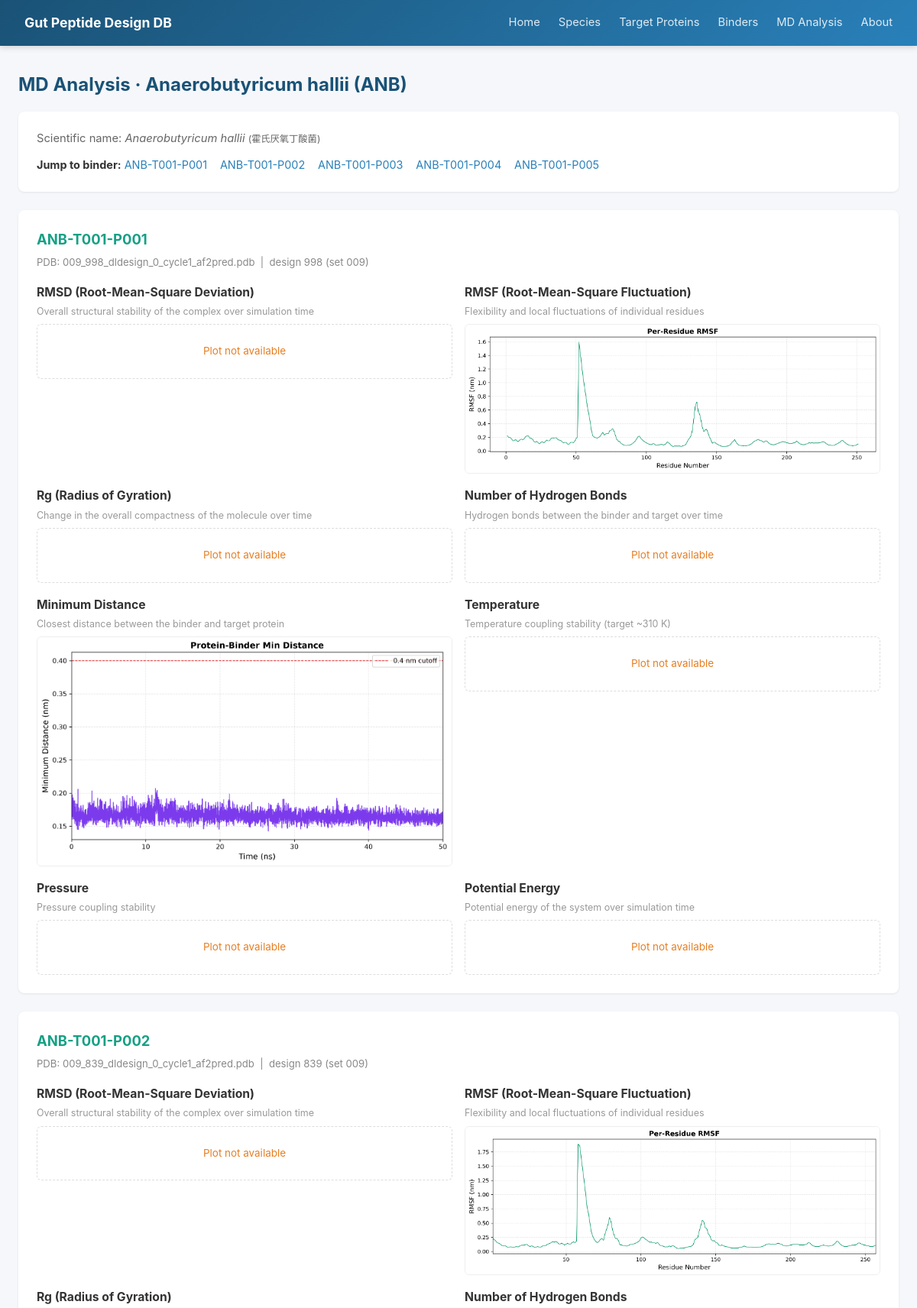
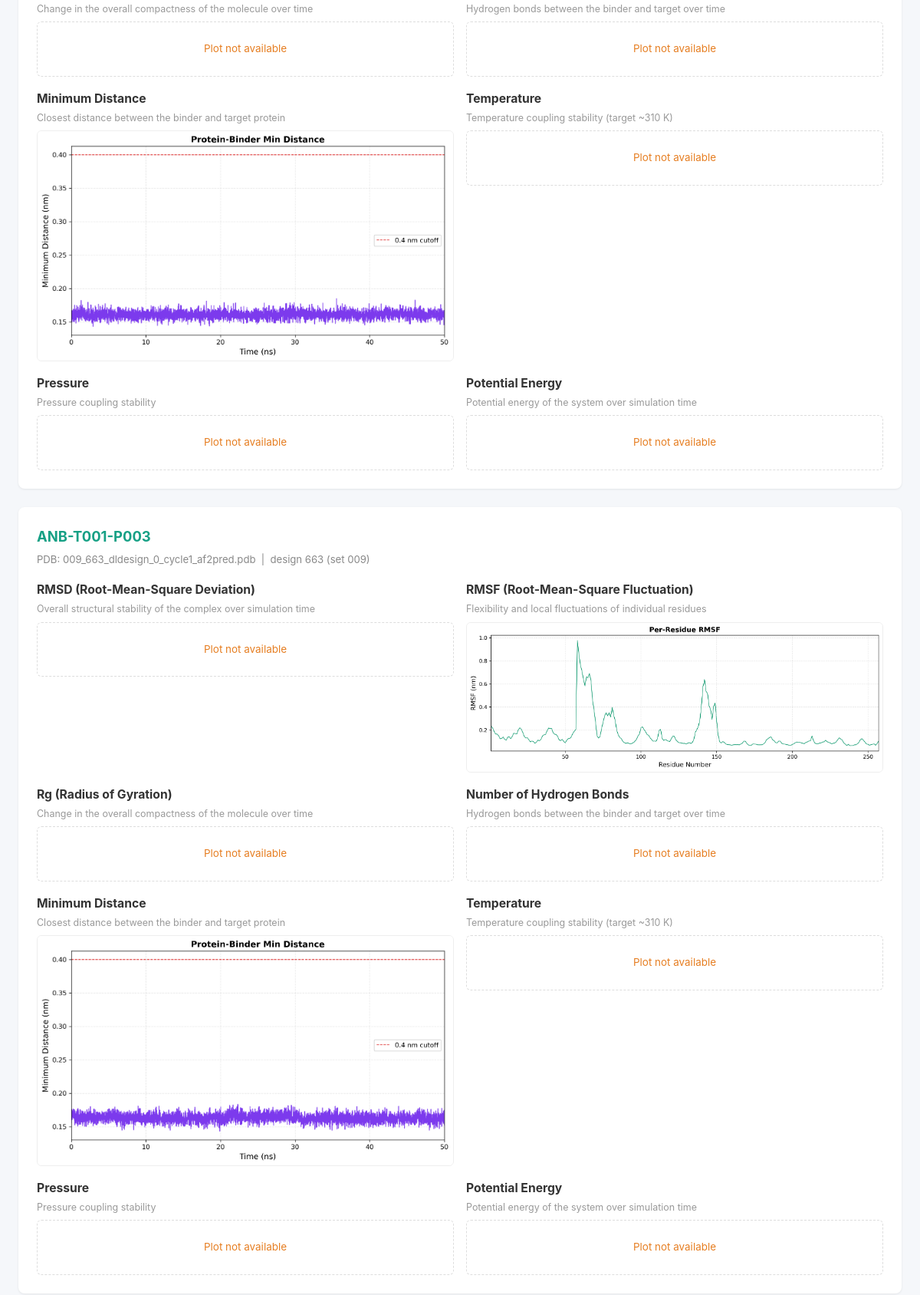
Page /md/ANB (upper part) on the committed database (2 pictures, top to bottom).
### tables this page shows
CREATE TABLE Species (
        Species_ID      TEXT PRIMARY KEY,
        Scientific_Name TEXT NOT NULL,
        Chinese_Name    TEXT,
        Taxonomy_ID     INTEGER,
        Genome_Accession TEXT,
        Proteome_Source TEXT,
        Notes           TEXT
    );

CREATE TABLE Binder (
        Binder_ID       TEXT PRIMARY KEY,
        Species_ID      TEXT NOT NULL,
        Binder_Sequence TEXT,
        Length          INTEGER,
        Raw_Score       REAL,
        dG_sep_norm     REAL,
        dSASA_int       REAL,
        complex_norm    REAL,
        total_score     REAL,
        packstat        REAL,
        hbonds_int      INTEGER,
        pLDDT_total     REAL,
        pLDDT_binder    REAL,
        PAE_interaction REAL,
        binder_RMSD     REAL,
        target_RMSD     REAL,
        Sequence_File   TEXT,
        Structure_File  TEXT,
        Notes           TEXT,
        FOREIGN KEY (Species_ID) REFERENCES Species(Species_ID)
    );

### app.py (the view)
@app.route('/md/<sid>')
def md_detail(sid):
    db = get_db()
    sp = db.execute("SELECT * FROM Species WHERE Species_ID=?", (sid,)).fetchone()
    if not sp:
        return "未找到该菌种", 404
    sd = os.path.join(MD_DIR, sid)
    if not os.path.isdir(sd):
        return "未找到该菌种的MD分析数据", 404
    rows = db.execute(
        "SELECT Binder_ID, Structure_File FROM Binder WHERE Species_ID=? ORDER BY Binder_ID",
        (sid,)).fetchall()
    meta = {}
    for r in rows:
        m = re.match(r"(\d+)_(.+?)_dldesign", r['Structure_File'] or '')
        if m:
            meta[m.group(2)] = (m.group(1), r['Binder_ID'], r['Structure_File'])
    designs = []
    for d in sorted(os.listdir(sd)):
        dd = os.path.join(sd, d)
        if not os.path.isdir(dd):
            continue
        available = {x[:-4] for x in os.listdir(dd) if x.endswith('.png')}
        plots = []
        for key, title, desc in PLOT_META:
            url = ("/static/md_plots/%s/%s/%s.png" % (sid, d, key)) if key in available else None
            plots.append((key, title, desc, url))
        num, bid, sfile = meta.get(d, ('?', '?', '?'))
        designs.append({'design': d, 'num': num, 'binder_id': bid, 'sfile': sfile, 'plots': plots})
    def _porder(item):
        m = re.search(r'P(\d+)$', item['binder_id'])
        return int(m.group(1)) if m else 999
    designs.sort(key=_porder)
    return render_template('md_detail.html', sp=sp, designs=designs)

### app.py (called while the page is built)
def get_db():
    if 'db' not in g:
        g.db = sqlite3.connect(DB_PATH)
        g.db.row_factory = sqlite3.Row
    return g.db

### templates/md_detail.html (shortened to what this page needs)
{% extends "base.html" %}
{% block content %}
<h1>MD Analysis · {{ sp.Scientific_Name }} ({{ sp.Species_ID }})</h1>
<div class="card">
    <p style="color:#666; font-size:.92rem; margin-bottom:.6rem;">
        Scientific name: <span style="font-style:italic;">{{ sp.Scientific_Name }}</span>
        <small>({{ sp.Chinese_Name }})</small>
    </p>
    <p style="margin:0; font-size:.9rem;">
        <strong>Jump to binder:</strong>
        {% for d in designs %}
        <a href="#design-{{ loop.index }}" style="margin-right:.8rem;">{{ d.binder_id }}</a>
        {% endfor %}
    </p>
</div>
{% for d in designs %}
<div class="card" id="design-{{ loop.index }}">
    <h2 style="margin-bottom:.3rem;">
        <a href="/binders/{{ d.binder_id }}" style="color:#16a085;">{{ d.binder_id }}</a>
    </h2>
    <p style="color:#888; font-size:.82rem; margin-bottom:1rem; word-break:break-all;">
        PDB: {{ d.sfile }} &nbsp;|&nbsp; design {{ d.design }} (set {{ d.num }})
    </p>
    <div style="display:grid; grid-template-columns:repeat(auto-fit, minmax(380px, 1fr)); gap:1rem;">
        {% for key, title, desc, url in d.plots %}
        <div>
            <h3 style="font-size:.98rem; margin-bottom:.2rem;">{{ title }}</h3>
            <p style="color:#999; font-size:.78rem; margin-bottom:.4rem;">{{ desc }}</p>
            {% if url %}
            <img src="{{ url }}" alt="{{ title }}"
                 loading="lazy"
                 onclick="openLightbox(this.src, this.alt)"
                 style="width:100%; border:1px solid #eee; border-radius:6px; cursor:zoom-in; display:block;">
            {% else %}
            <div style="padding:1.5rem; text-align:center; color:#e67e22; font-size:.84rem; border:1px dashed #ddd; border-radius:6px;">Plot not available</div>
            {% endif %}
        </div>
        {% endfor %}
    </div>
</div>
{% endfor %}
{% endblock %}

### templates/base.html (style rules this page uses)
* { margin:0; padding:0; box-sizing:border-box; }
body { font-family:-apple-system,BlinkMacSystemFont,"Segoe UI","PingFang SC","Microsoft YaHei",sans-serif; background:#f5f7fa; color:#333; line-height:1.6; }
.card { background:white; border-radius:8px; box-shadow:0 1px 3px rgba(0,0,0,.08); padding:1.5rem; margin-bottom:1.5rem; }
h1 { font-size:1.5rem; margin-bottom:1rem; color:#1a5276; }
h2 { font-size:1.15rem; margin-bottom:.7rem; color:#2c3e50; }
a { color:#2980b9; text-decoration:none; }

### rows in the picture
Species: Scientific_Name "Anaerobutyricum hallii", Species_ID "ANB", Chinese_Name "霍氏厌氧丁酸菌"
Binder: binder_id "ANB-T001-P001", sfile "009_998_dldesign_0_cycle1_af2pred.pdb", design "998", num "009", plots "RMSD (Root-Mean-Square Deviation)" "RMSF (Root-Mean-Square Fluctuation)" "Rg (Radius of Gyration)" "Number of Hydrogen Bonds" "Minimum Distance" "Temperature" "Pressure" "Potential Energy", plots "Overall structural stability of the complex over simulation time" "Flexibility and local fluctuations of individual residues" "Change in the overall compactness of the molecule over time" "Hydrogen bonds between the binder and target over time" "Closest distance between the binder and target protein" "Temperature coupling stability (target ~310 K)" "Pressure coupling stability" "Potential energy of the system over simulation time"
Binder: binder_id "ANB-T001-P002", sfile "009_839_dldesign_0_cycle1_af2pred.pdb", design "839", num "009", plots "RMSD (Root-Mean-Square Deviation)" "RMSF (Root-Mean-Square Fluctuation)" "Rg (Radius of Gyration)" "Number of Hydrogen Bonds" "Minimum Distance" "Temperature" "Pressure" "Potential Energy", plots "Overall structural stability of the complex over simulation time" "Flexibility and local fluctuations of individual residues" "Change in the overall compactness of the molecule over time" "Hydrogen bonds between the binder and target over time" "Closest distance between the binder and target protein" "Temperature coupling stability (target ~310 K)" "Pressure coupling stability" "Potential energy of the system over simulation time"
Binder: binder_id "ANB-T001-P003", sfile "009_663_dldesign_0_cycle1_af2pred.pdb", design "663", num "009", plots "RMSD (Root-Mean-Square Deviation)" "RMSF (Root-Mean-Square Fluctuation)" "Rg (Radius of Gyration)" "Number of Hydrogen Bonds" "Minimum Distance" "Temperature" "Pressure" "Potential Energy", plots "Overall structural stability of the complex over simulation time" "Flexibility and local fluctuations of individual residues" "Change in the overall compactness of the molecule over time" "Hydrogen bonds between the binder and target over time" "Closest distance between the binder and target protein" "Temperature coupling stability (target ~310 K)" "Pressure coupling stability" "Potential energy of the system over simulation time"
Binder: binder_id "ANB-T001-P004"
Binder: binder_id "ANB-T001-P005"
